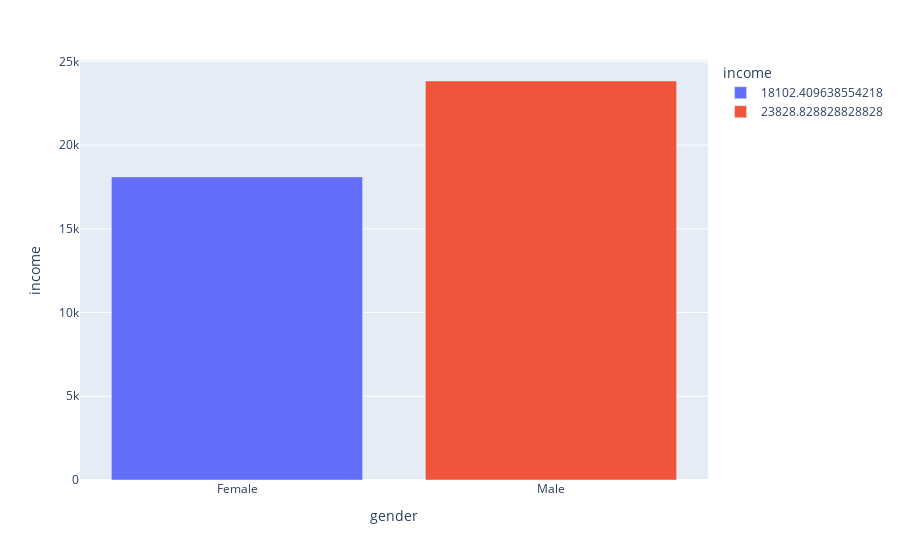

Notebook source saved alongside this figure:
### Code cell
px.bar(income_per_gender, x = 'gender', y = 'income', color = 'income')

### Figure 1 — Plotly figure (JSON) as saved in the notebook; plotly's stock layout.template omitted (floating-point values rounded to 4 significant figures)
{"data": [{"alignmentgroup": "True", "hovertemplate": "income=%{y}<br>gender=%{x}<extra></extra>", "legendgroup": "18102.409638554218", "marker": {"color": "#636efa", "pattern": {"shape": ""}}, "name": "18102.409638554218", "offsetgroup": "18102.409638554218", "orientation": "v", "showlegend": true, "textposition": "auto", "type": "bar", "x": ["Female"], "xaxis": "x", "y": [18100.0], "yaxis": "y"}, {"alignmentgroup": "True", "hovertemplate": "income=%{y}<br>gender=%{x}<extra></extra>", "legendgroup": "23828.828828828828", "marker": {"color": "#EF553B", "pattern": {"shape": ""}}, "name": "23828.828828828828", "offsetgroup": "23828.828828828828", "orientation": "v", "showlegend": true, "textposition": "auto", "type": "bar", "x": ["Male"], "xaxis": "x", "y": [23830.0], "yaxis": "y"}], "layout": {"autosize": true, "barmode": "relative", "legend": {"title": {"text": "income"}, "tracegroupgap": 0}, "margin": {"t": 60}, "xaxis": {"anchor": "y", "autorange": true, "domain": [0, 1], "range": [-0.5, 1.5], "title": {"text": "gender"}, "type": "category"}, "yaxis": {"anchor": "x", "autorange": true, "categoryarray": [23830.0, 18100.0], "categoryorder": "array", "domain": [0, 1], "range": [0, 25080.0], "title": {"text": "income"}, "type": "linear"}}}
